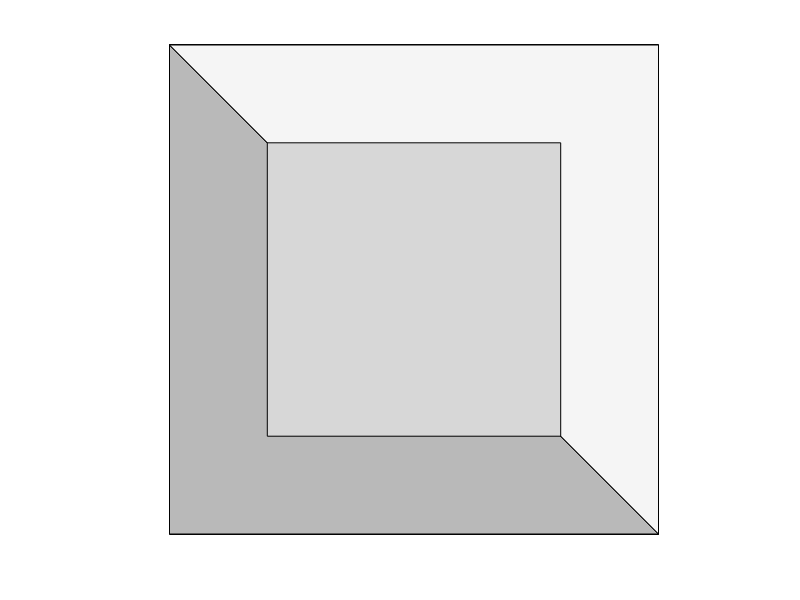

Source code (MATLAB):
Colors = [66 133 244
          219 68 55
          244 180 0
          15 157 88
          30,30,30
          215,215,215];
Names = {'Blue', 'Red', 'Yellow', 'Green', 'Black', 'White'};
figure('Color','w')
for i = 1:numel(Names)
    clr1 = Colors(i,:);
    clr2 = max(0,clr1-30);
    clr3 = min(255,clr1+30);
    fill([-1,-1,1],[-1,1,-1], clr2/255); hold on;
    fill([-1,1,1],[1,1,-1], clr3/255);
    fill(0.6*[-1,-1,1,1],0.6*[-1,1,1,-1], clr1/255);
    axis off; daspect([1,1,1]);
    f = getframe(gca);
    imwrite(f.cdata, [Names{i}, '.png'], 'png');
end